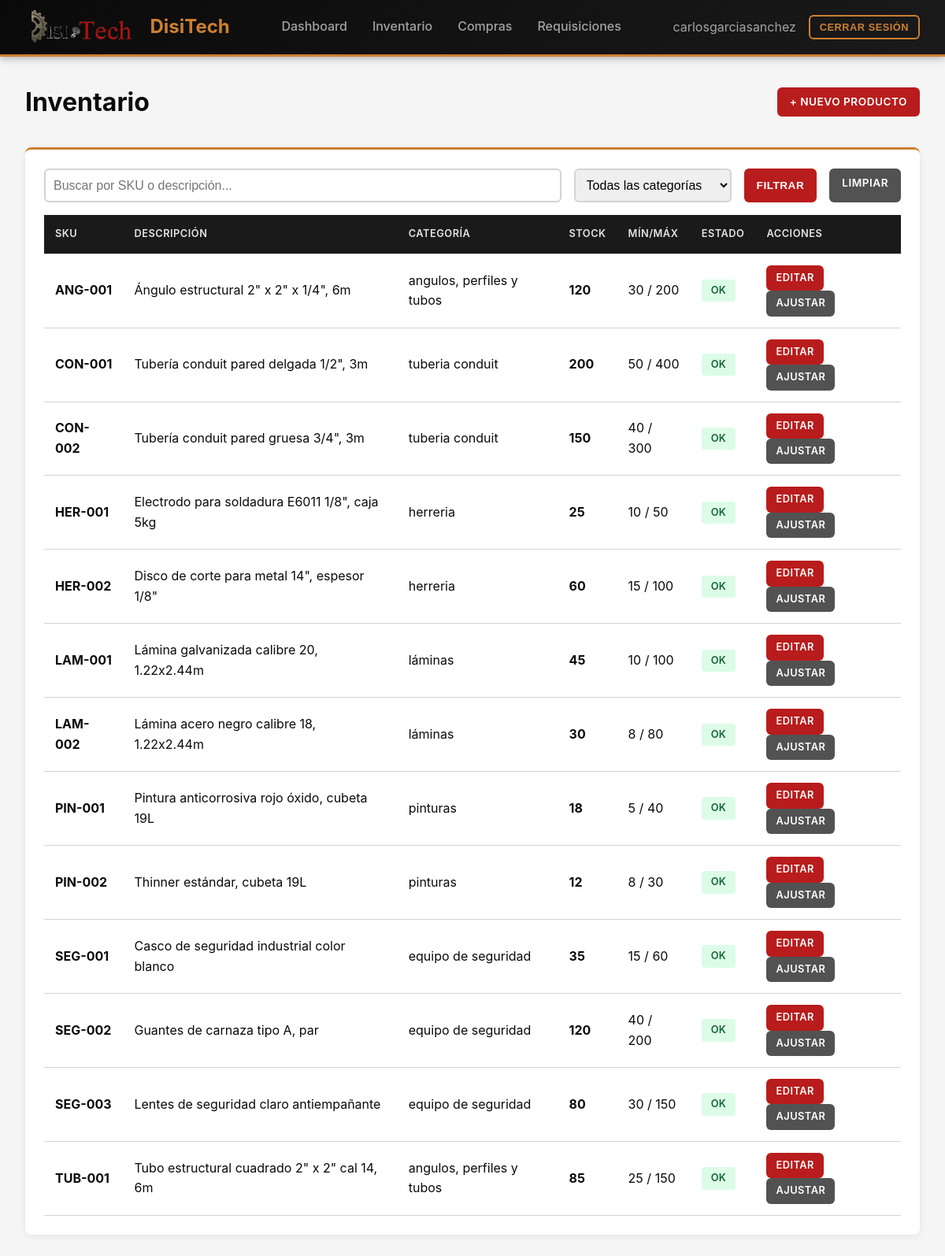
The app's page /inventario/ (signed in), older data.
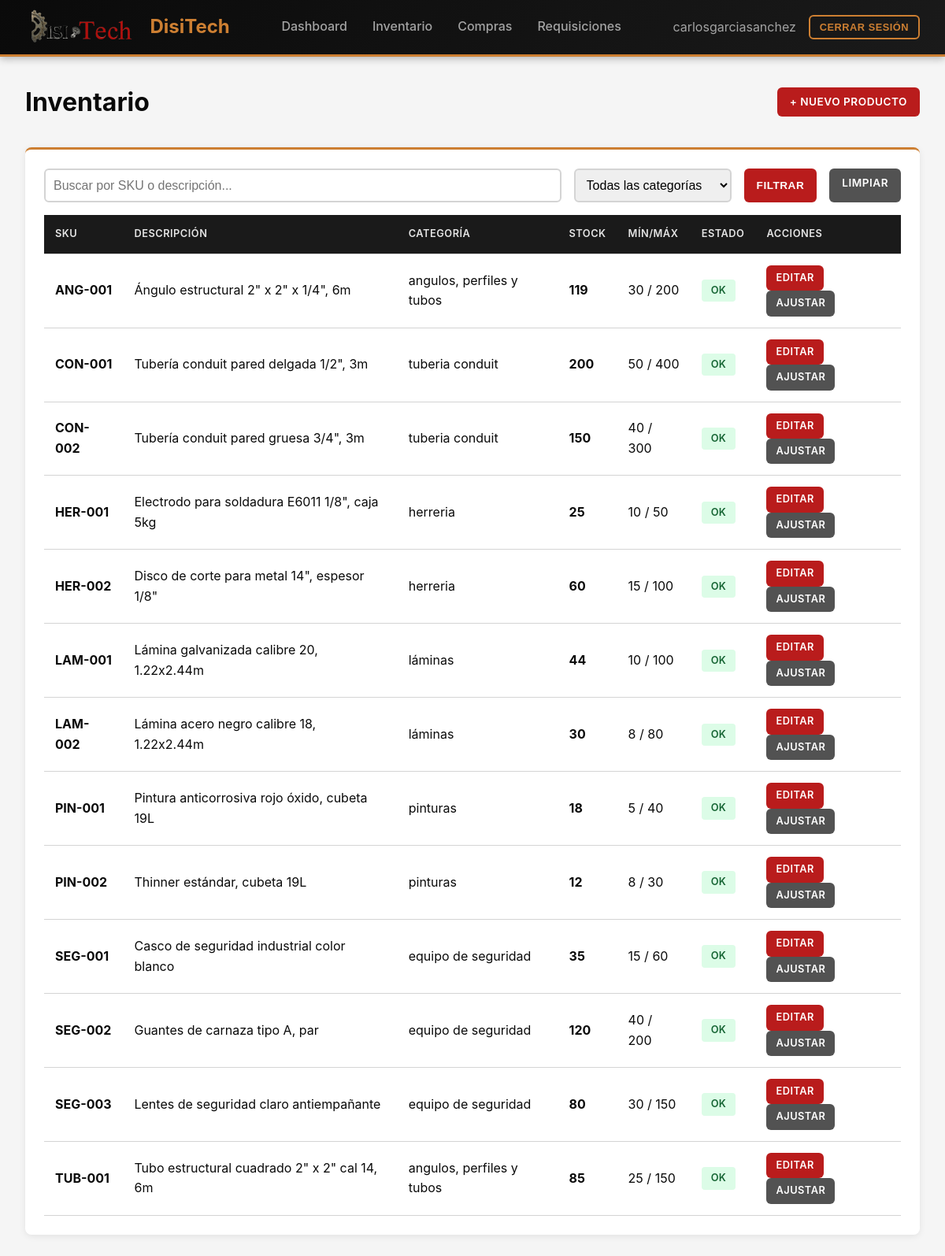
The same page, newer data.
### inventory/models/inventory.py (models this page shows, shortened)
class InventoryItem(models.Model):
    sku = models.CharField(max_length=60, unique=True)
    slug = models.SlugField(max_length=80, unique=True)
    category = models.ForeignKey(Category, on_delete=models.PROTECT, related_name="items")
    description = models.CharField(max_length=250)
    stock = models.PositiveIntegerField()
    min_stock = models.PositiveIntegerField()
    max_stock = models.PositiveIntegerField()
    active = models.BooleanField(default=True)
    class Meta:
        indexes = [
            models.Index(fields=["category", "active"]),
            models.Index(fields=["slug"]),
        ]

class Category(models.Model):
    name = models.CharField(max_length=80, unique=True)

### inventory/views.py (the view)
# urls.py: path("inventario/", views.inventory_list, name="inventory_list"),
@login_required
@permission_required('inventory.view_inventoryitem', raise_exception=True)
def inventory_list(request):
    items = InventoryItem.objects.filter(active=True).select_related('category')
    search = request.GET.get('search', '')
    category_id = request.GET.get('category', '')
    if search:
        items = items.filter(
            Q(sku__icontains=search) | Q(description__icontains=search)
        )
    if category_id:
        items = items.filter(category_id=category_id)
    categories = Category.objects.all()
    context = {
        'items': items.order_by('sku'),
        'categories': categories,
    }
    return render(request, 'inventory/list.html', context)

### inventory/context_processors.py (called while the page is built)
def logo_context(request):
    logo_path = os.path.join(settings.MEDIA_ROOT, 'logo.png')
    if os.path.exists(logo_path):
        logo_url = settings.MEDIA_URL + 'logo.png'
    else:
        logo_url = None
    return {'logo_url': logo_url}

### templates/inventory/list.html (shortened to what this page needs)
{% extends 'base.html' %}
{% block content %}
<div style="display: flex; justify-content: space-between; align-items: center; margin-bottom: 2rem;">
    <h1>Inventario</h1>
    {% if perms.inventory.add_inventoryitem %}
    <a href="{% url 'inventory_create' %}" class="btn btn-primary">+ Nuevo Producto</a>
    {% endif %}
</div>
<div class="card">
    <form method="get" style="display: flex; gap: 1rem; margin-bottom: 1rem;">
        <input type="text" name="search" class="form-control" placeholder="Buscar por SKU o descripción..." value="{{ request.GET.search }}">
        <select name="category" class="form-control" style="max-width: 200px;">
            <option value="">Todas las categorías</option>
        </select>
        <button type="submit" class="btn btn-primary">Filtrar</button>
        <a href="{% url 'inventory_list' %}" class="btn btn-secondary">Limpiar</a>
    </form>
    <table>
        <thead>
            <tr>
                <th>SKU</th>
                <th>Descripción</th>
                <th>Categoría</th>
                <th>Stock</th>
                <th>Mín/Máx</th>
                <th>Estado</th>
                <th>Acciones</th>
            </tr>
        </thead>
        <tbody>
            {% for item in items %}
            <tr>
                <td><strong>{{ item.sku }}</strong></td>
                <td>{{ item.description }}</td>
                <td>{{ item.category.name }}</td>
                <td><strong>{{ item.stock }}</strong></td>
                <td>{{ item.min_stock }} / {{ item.max_stock }}</td>
                <td>
                    {% if item.stock == 0 %}
                    <span class="badge badge-danger">Sin Stock</span>
                    {% elif item.stock <= item.min_stock %}
                    <span class="badge badge-warning">Stock Bajo</span>
                    {% else %}
                    <span class="badge badge-success">OK</span>
                    {% endif %}
                </td>
                <td>
                    {% if perms.inventory.change_inventoryitem %}
                    <a href="{% url 'inventory_update' item.pk %}" class="btn btn-sm btn-primary">Editar</a>
                    <a href="{% url 'inventory_adjust' item.pk %}" class="btn btn-sm btn-secondary">Ajustar</a>
                    {% else %}
                    <span class="badge badge-warning">Solo lectura</span>
                    {% endif %}
                </td>
            </tr>
            {% empty %}
            <tr>
                <td colspan="7" style="text-align: center; padding: 2rem; color: #64748b;">No se encontraron productos</td>
            </tr>
            {% endfor %}
        </tbody>
    </table>
</div>
{% endblock %}

Row changes from the older to the newer data that the page shows:
changed InventoryItem "ANG-001": stock "120" → "119"
changed InventoryItem "LAM-001": stock "45" → "44"
